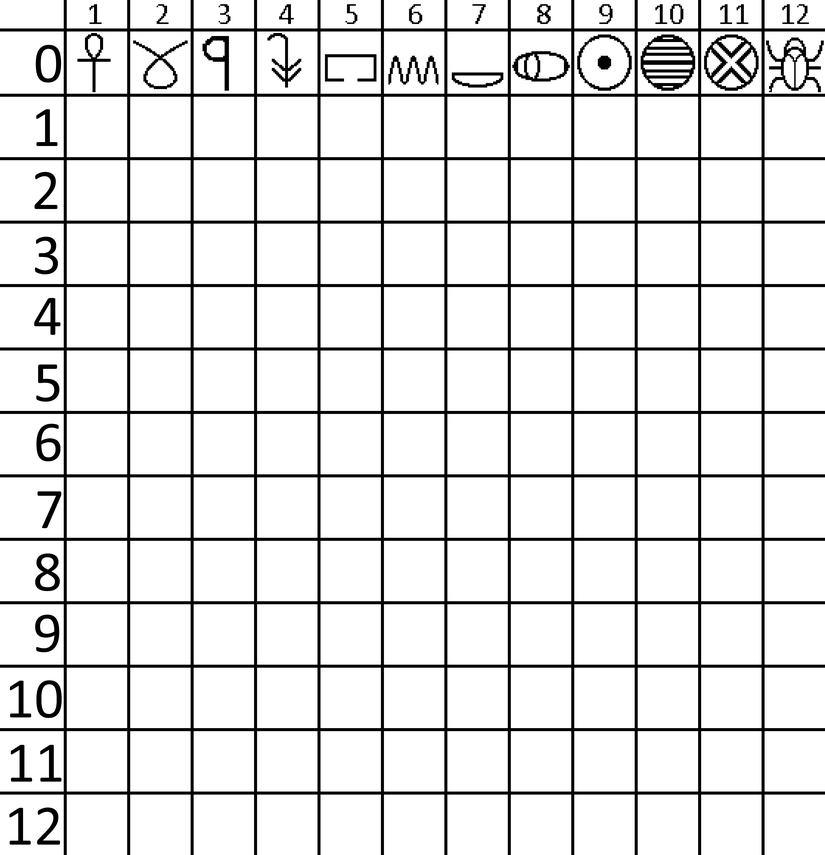
#> input picture data/Workflow_table.png, 825 x 855 px, shrunk from 5475 x 5674 before the run; its folder holds only this picture in this run
$ python -i data_manipulation.py   (imports and definitions only)
#> lines starting #> are read from the running program, lines starting #| are printed output that depends on the picture
#> further down, picture is the input picture: shape (855, 825, 3); min 0, max 255, mean 227.4
import os
import cv2
import numpy as np
import pandas as pd

symbols_names = ['ankha', 'loop', 'p', 'grass',
                 'rect', 'vawe', 'plate', 'eye',
                 'circ_center', 'circ_stripped', 'circ_x', 'scarab']


# [36 lines left out: functions detect_grid_edges, slice_image, not called in this run]


def invert(image):
    image = image.copy()
    if (len(image.shape)) != 2:
        image = cv2.cvtColor(image, cv2.COLOR_BGR2GRAY)
    height, width = image.shape
#> height = 855; width = 825
    for x in range(width):
        for y in range(height):
            image[y][x] = 255 - image[y][x]
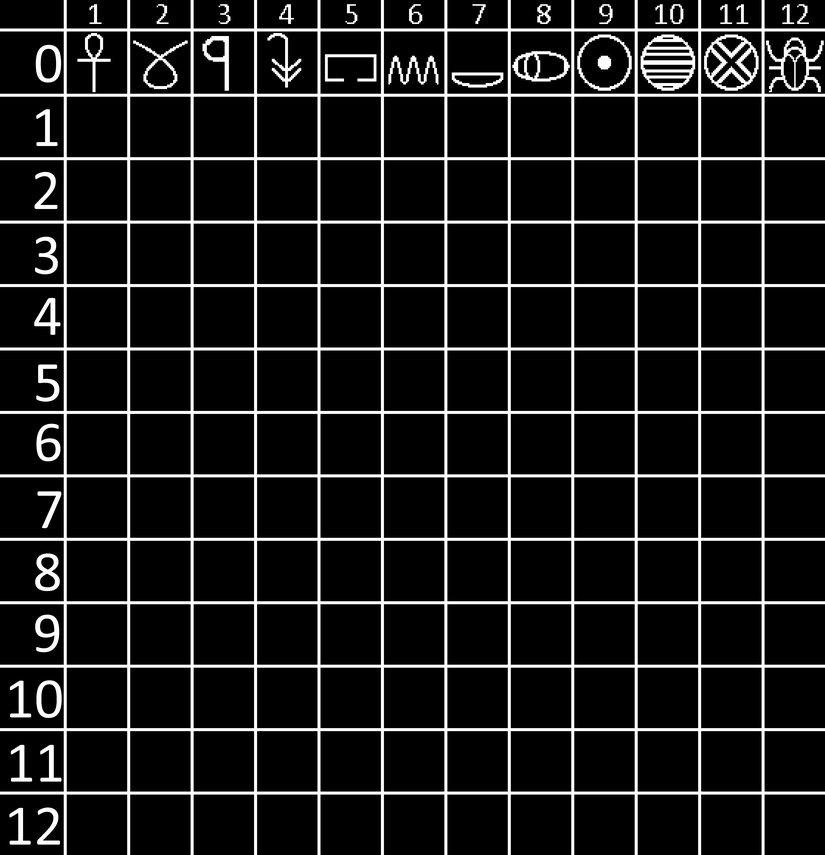
#> image: shape (855, 825); min 0, max 255, mean 27.6
    return image


def shift_image(image, shift):
    matrix = np.float32([[1, 0, shift[0]], [0, 1, shift[1]]])
    dsize = (image.shape[1], image.shape[0])
    return cv2.warpAffine(image, matrix, dsize, borderMode=cv2.BORDER_CONSTANT, borderValue=(255, 255, 255))


def shift_to_center(image):
    mask = invert(image)
    M = cv2.moments(mask)
#> M = moments, m00 19497478, centre m10/m00, m01/m00 = (399.4, 382.6)
    x, y = int(M["m10"] / M["m00"]), int(M["m01"] / M["m00"])
#> x = 399; y = 382
    height, width = mask.shape
#> height = 855; width = 825
    return shift_image(image, (width // 2 - x, height // 2 - y))
#> in shift_image, `return cv2.warpAffine(image, matrix, dsize, borderMode=cv2.BORDER_CONS..`:
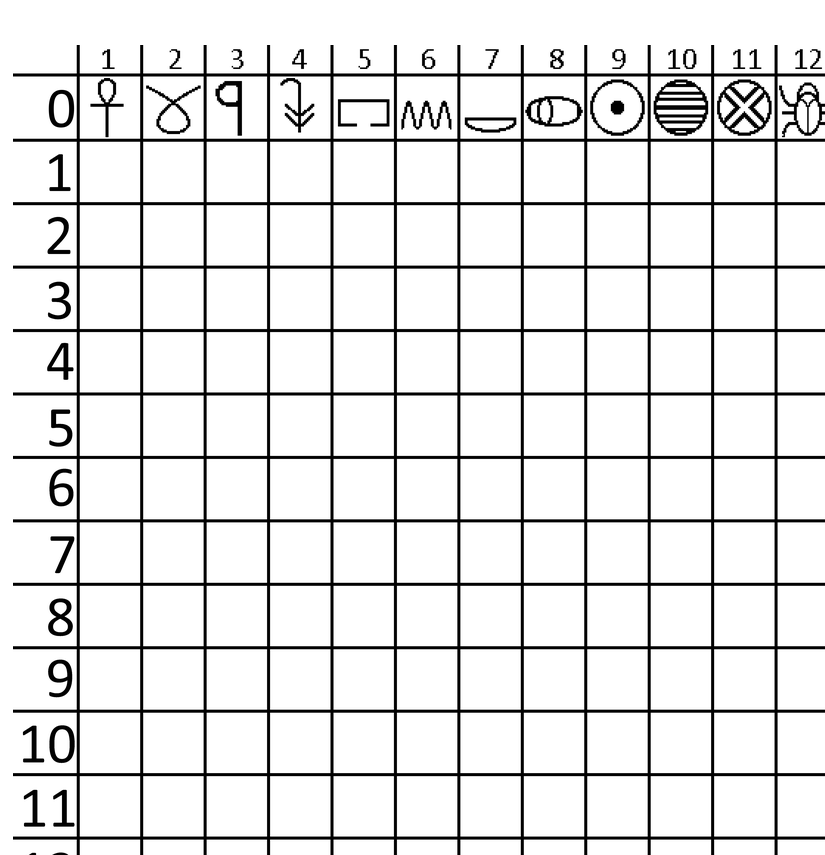
#> returned value: shape (855, 825, 3); min 0, max 255, mean 228.4


# [14 lines left out: functions minimise, image_to_row, not called in this run]


def images_to_dataframe(images):
    return pd.DataFrame([image_to_row(i) for i in images])


# [25 lines left out: functions process_raw_data, load, not called in this run]


# [6 lines of commented-out code are left out]

>>> import cv2
>>> picture = cv2.imread('../data/Workflow_table.png')
>>> result = shift_to_center(picture)
